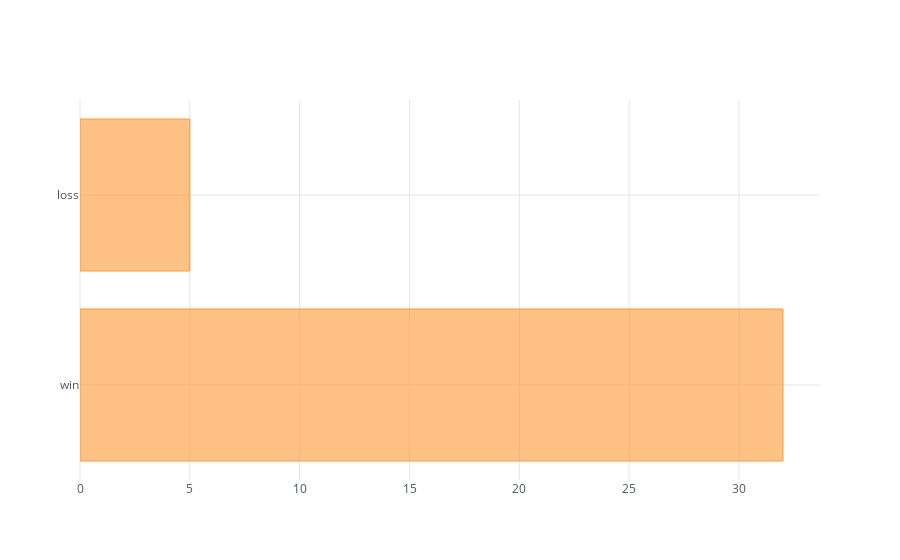

The notebook cell saved with this chart:
### Markdown cell above
## Attack or Defend?
Defending your place in Westeros isn't easy, this is clearly visible from the fact that 32 out of 37 battles were won by attackers

### Code cell
battles_df.attacker_outcome.value_counts().iplot(kind='barh')

### Figure 1 — Plotly figure (JSON) as saved in the notebook; plotly's stock layout.template omitted (floating-point values rounded to 4 significant figures)
{"data": [{"marker": {"color": "rgba(255, 153, 51, 0.6)", "line": {"color": "rgba(255, 153, 51, 1.0)", "width": 1}}, "name": "attacker_outcome", "orientation": "h", "text": "", "type": "bar", "x": [32, 5], "y": ["win", "loss"]}], "layout": {"legend": {"bgcolor": "#FFFFFF", "font": {"color": "#4D5663"}}, "paper_bgcolor": "#FFFFFF", "plot_bgcolor": "#FFFFFF", "titlefont": {"color": "#4D5663"}, "xaxis1": {"gridcolor": "#E1E5ED", "showgrid": true, "tickfont": {"color": "#4D5663"}, "title": "", "titlefont": {"color": "#4D5663"}, "zerolinecolor": "#E1E5ED"}, "yaxis1": {"gridcolor": "#E1E5ED", "showgrid": true, "tickfont": {"color": "#4D5663"}, "title": "", "titlefont": {"color": "#4D5663"}, "zerolinecolor": "#E1E5ED"}}}
